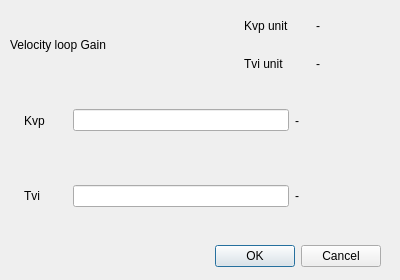
<?xml version="1.0" encoding="UTF-8"?>
<ui version="4.0">
 <class>kv_setting_dialog</class>
 <widget class="QDialog" name="kv_setting_dialog">
  <property name="geometry">
   <rect>
    <x>0</x>
    <y>0</y>
    <width>400</width>
    <height>280</height>
   </rect>
  </property>
  <property name="windowTitle">
   <string>Setting</string>
  </property>
  <widget class="QDialogButtonBox" name="buttonBox">
   <property name="geometry">
    <rect>
     <x>20</x>
     <y>240</y>
     <width>361</width>
     <height>32</height>
    </rect>
   </property>
   <property name="orientation">
    <enum>Qt::Horizontal</enum>
   </property>
   <property name="standardButtons">
    <set>QDialogButtonBox::Cancel|QDialogButtonBox::Ok</set>
   </property>
  </widget>
  <widget class="QWidget" name="verticalLayoutWidget">
   <property name="geometry">
    <rect>
     <x>10</x>
     <y>10</y>
     <width>371</width>
     <height>221</height>
    </rect>
   </property>
   <layout class="QVBoxLayout" name="verticalLayout">
    <item>
     <layout class="QHBoxLayout" name="horizontalLayout" stretch="5,3">
      <item>
       <widget class="QLabel" name="label">
        <property name="text">
         <string>Velocity loop Gain</string>
        </property>
       </widget>
      </item>
      <item>
       <layout class="QVBoxLayout" name="verticalLayout_2">
        <item>
         <layout class="QHBoxLayout" name="horizontalLayout_4">
          <item>
           <widget class="QLabel" name="label_2">
            <property name="text">
             <string>Kvp unit</string>
            </property>
           </widget>
          </item>
          <item>
           <widget class="QLabel" name="kvp_unit_label">
            <property name="text">
             <string>-</string>
            </property>
           </widget>
          </item>
         </layout>
        </item>
        <item>
         <layout class="QHBoxLayout" name="horizontalLayout_5">
          <item>
           <widget class="QLabel" name="label_3">
            <property name="text">
             <string>Tvi unit</string>
            </property>
           </widget>
          </item>
          <item>
           <widget class="QLabel" name="tvi_unit_label">
            <property name="text">
             <string>-</string>
            </property>
           </widget>
          </item>
         </layout>
        </item>
       </layout>
      </item>
     </layout>
    </item>
    <item>
     <layout class="QHBoxLayout" name="horizontalLayout_2" stretch="1,5,2">
      <property name="leftMargin">
       <number>14</number>
      </property>
      <item>
       <widget class="QLabel" name="label_4">
        <property name="text">
         <string>Kvp</string>
        </property>
       </widget>
      </item>
      <item>
       <widget class="QLineEdit" name="kvp_lineEdit"/>
      </item>
      <item>
       <widget class="QLabel" name="kvp_current_value_label">
        <property name="text">
         <string>-</string>
        </property>
       </widget>
      </item>
     </layout>
    </item>
    <item>
     <layout class="QHBoxLayout" name="horizontalLayout_3" stretch="1,5,2">
      <property name="leftMargin">
       <number>14</number>
      </property>
      <item>
       <widget class="QLabel" name="label_5">
        <property name="text">
         <string>Tvi</string>
        </property>
       </widget>
      </item>
      <item>
       <widget class="QLineEdit" name="tvi_lineEdit"/>
      </item>
      <item>
       <widget class="QLabel" name="tvi_current_value_label">
        <property name="text">
         <string>-</string>
        </property>
       </widget>
      </item>
     </layout>
    </item>
   </layout>
  </widget>
 </widget>
 <resources/>
 <connections>
  <connection>
   <sender>buttonBox</sender>
   <signal>accepted()</signal>
   <receiver>kv_setting_dialog</receiver>
   <slot>accept()</slot>
   <hints>
    <hint type="sourcelabel">
     <x>248</x>
     <y>254</y>
    </hint>
    <hint type="destinationlabel">
     <x>157</x>
     <y>274</y>
    </hint>
   </hints>
  </connection>
  <connection>
   <sender>buttonBox</sender>
   <signal>rejected()</signal>
   <receiver>kv_setting_dialog</receiver>
   <slot>reject()</slot>
   <hints>
    <hint type="sourcelabel">
     <x>316</x>
     <y>260</y>
    </hint>
    <hint type="destinationlabel">
     <x>286</x>
     <y>274</y>
    </hint>
   </hints>
  </connection>
 </connections>
</ui>
